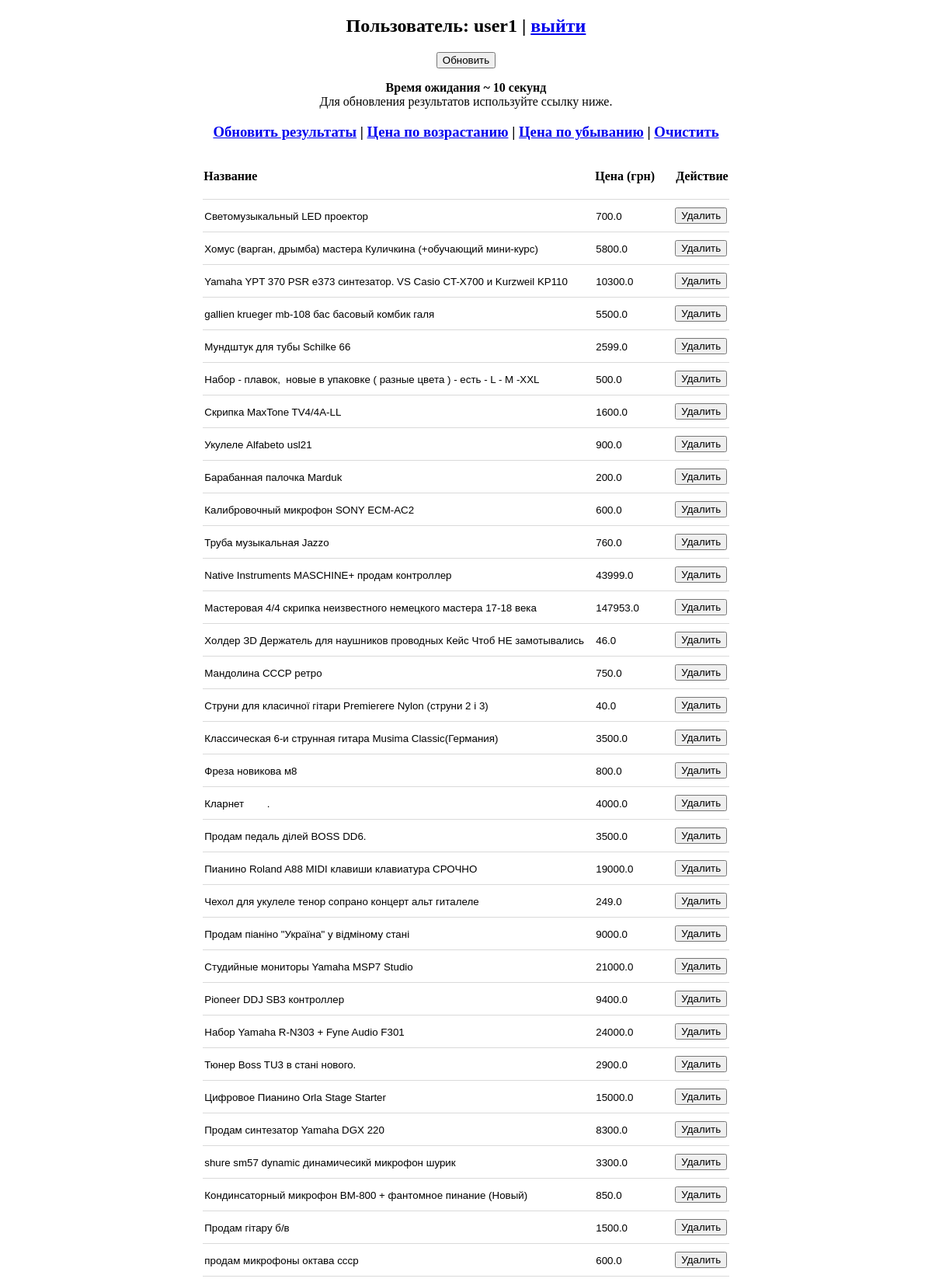
The page / (signed in, upper part) on the database its author committed.
### main.py (models this page shows, shortened)
class Users(db.Model):
    id = db.Column(db.Integer, primary_key=True)
    login = db.Column(db.String(100), nullable=False)
    password = db.Column(db.String(255), nullable=False)
    access_level = db.Column(db.Integer, nullable=False)

class Advertisements(db.Model):
    id = db.Column(db.Integer, primary_key=True)
    title = db.Column(db.String(100), nullable=False)
    price = db.Column(db.Float, nullable=False)
    photo = db.Column(db.String(255), nullable=False)
    seller_name = db.Column(db.String(255), nullable=False)

### main.py (the view, shortened to what this page needs)
@app.route('/', methods=['GET', 'POST'])
def index():
    try:
        user_id = session['user_id']
    except:
        return redirect(url_for('login'))
    user = Users.query.get(user_id)
    if user.access_level == 1:
        goal = 100
        estimate_time = 10
    elif user.access_level == 2:
        goal = 200
        estimate_time = 20
    elif user.access_level == 3:
        goal = 300
        estimate_time = 30
    else:
        goal = 0
    if request.args.get('user') == 'logout':
        del session['user_id']
        return redirect(url_for('login'))
    advertisements = Advertisements.query.order_by(Advertisements.id.desc()).limit(goal).all()
    if request.args.get('sort') == 'price_down':
        advertisements.sort(key=lambda x: x.price, reverse=True)
    if request.args.get('sort') == 'price_up':
        advertisements.sort(key=lambda x: x.price, reverse=False)
    data = {
        'user_id': user_id,
        'user_login': Users.query.get(user_id).login,
        'user_access_level': Users.query.get(user_id).access_level,
        'advertisements': advertisements,
        'estimate_time': estimate_time,
    }
    return render_template('main.html', data=data)

### templates/main.html (shortened to what this page needs)
{% extends 'base.html' %}
{% block content %}
    <h2>Пользователь: {{ data['user_login'] }} | <a href="?user=logout">выйти</a></h2>
    <form method="post">
        <input type="submit" name="action" value="Обновить">
        <p><b>Время ожидания ~ {{ data['estimate_time'] }} секунд</b><br>
        Для обновления результатов используйте ссылку ниже.
        </p>
    </form>
    <h3><a href="/">Обновить результаты</a>
        {% if data['advertisements'] | length > 0 %} |
            <a href="?sort=price_up">Цена по возрастанию</a> |
            <a href="?sort=price_down">Цена по убыванию</a> |
            <a href="?data=clear">Очистить</a>
        {% endif %}
    </h3>
    <br>
    {% if data['advertisements'] | length > 0 %}
        <table>
            <thead>
                <tr>
                    <th>Название</th>
                    <th>Цена (грн)</th>
                    <th>Действие</th>
                </tr>
            </thead>
            <tbody>
                {% for adv in data['advertisements'] %}
                    <tr>
                        <form method="post">
                            <td class="title">
                                <input type="text" name="title" value="{{ adv.title }}" readonly>
                            </td>
                            <td class="price">
                                <input type="text" name="price" value="{{ adv.price }}" readonly>
                            </td>
                            <td>
                                <input type="submit" name="action" value="Удалить">
                            </td>
                        </form>
                    </tr>
                {% endfor %}
            </tbody>
        </table>
    {% endif %}
{% endblock content %}

### templates/base.html (shortened to what this page needs)
<!DOCTYPE html>
<html lang="en">
<head>
</head>
<body>
    <center>
        {% block content %}
        {% endblock content %}
    </center>
</body>
</html>

### templates/base.html (style rules this page uses)
table { border-collapse: collapse; }
th { padding-bottom: 20px; text-align: left; }
tr { border-bottom: 1px solid #72727243; }
td { padding: 10px 0; }
td.title input { width: 500px; }
td.price input { width: 100px; }
.title input, .price input, .seller_name input { border: none; }

### rows shown on the page
Users: user_login "user1"
Advertisements: title "Светомузыкальный LED проектор", price "700.0"
Advertisements: title "Хомус (варган, дрымба) мастера Куличкина (+обучающий мини-курс)", price "5800.0"
Advertisements: title "Yamaha YPT 370 PSR e373 синтезатор. VS Casio CT-X700 и Kurzweil KP110", price "10300.0"
Advertisements: title "gallien krueger mb-108 бас басовый комбик галя", price "5500.0"
Advertisements: title "Мундштук для тубы Schilke 66", price "2599.0"
Advertisements: title "Набор - плавок, новые в упаковке ( разные цвета ) - есть - L - M -XXL", price "500.0"
Advertisements: title "Скрипка MaxTone TV4/4A-LL", price "1600.0"
Advertisements: title "Укулеле Alfabeto usl21", price "900.0"
Advertisements: title "Барабанная палочка Marduk", price "200.0"
Advertisements: title "Калибровочный микрофон SONY ECM-AC2", price "600.0"
Advertisements: title "Труба музыкальная Jazzo", price "760.0"
Advertisements: title "Native Instruments MASCHINE+ продам контроллер", price "43999.0"
Advertisements: title "Мастеровая 4/4 скрипка неизвестного немецкого мастера 17-18 века", price "147953.0"
Advertisements: title "Холдер ЗD Держатель для наушников проводных Кейс Чтоб НЕ замотывались", price "46.0"
Advertisements: title "Мандолина СССР ретро", price "750.0"
Advertisements: title "Cтруни для класичної гітари Premierere Nylon (струни 2 і 3)", price "40.0"
Advertisements: title "Классическая 6-и струнная гитара Musima Classic(Германия)", price "3500.0"
Advertisements: title "Фреза новикова м8", price "800.0"
Advertisements: title "Кларнет .", price "4000.0"
Advertisements: title "Продам педаль ділей BOSS DD6.", price "3500.0"
Advertisements: title "Пианино Roland A88 MIDI клавиши клавиатура СРОЧНО", price "19000.0"
Advertisements: title "Чехол для укулеле тенор сопрано концерт альт гиталеле", price "249.0"
Advertisements: title "Продам піаніно \"Україна\" у відміному стані", price "9000.0"
Advertisements: title "Студийные мониторы Yamaha MSP7 Studio", price "21000.0"
Advertisements: title "Pioneer DDJ SB3 контроллер", price "9400.0"
Advertisements: title "Набор Yamaha R-N303 + Fyne Audio F301", price "24000.0"
Advertisements: title "Тюнер Boss TU3 в стані нового.", price "2900.0"
Advertisements: title "Цифровое Пианино Orla Stage Starter", price "15000.0"
Advertisements: title "Продам синтезатор Yamaha DGX 220", price "8300.0"
Advertisements: title "shure sm57 dynamic динамичесикй микрофон шурик", price "3300.0"
Advertisements: title "Кондинсаторный микрофон BM-800 + фантомное пинание (Новый)", price "850.0"
Advertisements: title "Продам гітару б/в", price "1500.0"
Advertisements: title "продам микрофоны октава ссср", price "600.0"

### other values the page prints
{{ data['estimate_time'] }} "10"
